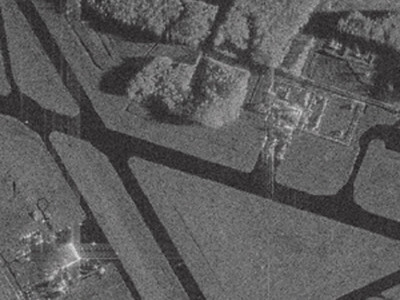
#> input picture Task4/sar_1.jpg, 400 x 300 px, found by its file name
$ jupyter execute IP_practice_2_KulikovDA.ipynb
#> lines starting #> are read from the running program, lines starting #| are printed output that depends on the picture
[cell 1]
import numpy as np
import cv2
import matplotlib.pyplot as plt
from skimage.metrics import peak_signal_noise_ratio as psnr, mean_squared_error

# Функция добавления шумов
def add_gaussian_noise(image, mean=0, stddev=50):
#> called with mean = 0, stddev = 50
    noise = np.random.normal(mean, stddev, image.shape).astype(np.uint8)
    return cv2.add(image, noise)
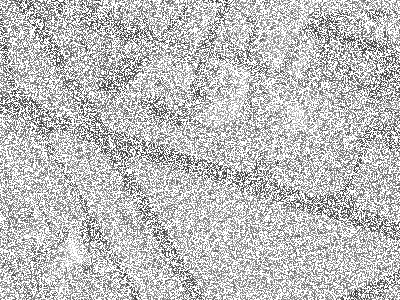
#> returned value: shape (300, 400); min 30, max 255, mean 190.5

def add_constant_noise(image, value=30):
#> called with value = 30
    noise = np.ones(image.shape, np.uint8) * value
    return cv2.add(image, noise)
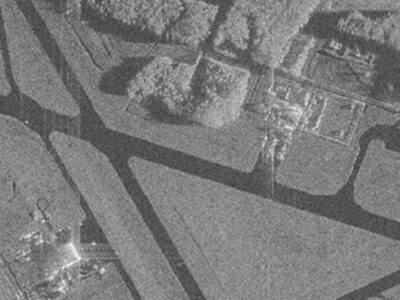
#> returned value: shape (300, 400); min 58, max 255, mean 121.8

# Фильтры с разными параметрами
def apply_filters(image):
    filters = {
        "median": cv2.medianBlur(image, 3),
        "gaussian": cv2.GaussianBlur(image, (5, 5), 0),
        "bilateral": cv2.bilateralFilter(image, 9, 75, 75),
        "nlm": cv2.fastNlMeansDenoising(image, h=20),
    }
    return filters

# Оценка качества фильтрации
def evaluate_filters(original, noisy, filters):
    results = {}
    for name, filtered in filters.items():
        results[name] = {
            "MSE": mean_squared_error(original, filtered),
            "PSNR": psnr(original, filtered)
        }
    return results

# Загрузка изображения
image = cv2.imread('sar_1.jpg', cv2.IMREAD_GRAYSCALE)

# Добавление шумов
image_gauss = add_gaussian_noise(image)
image_const = add_constant_noise(image)

# Применение фильтров
filters_gauss = apply_filters(image_gauss)
#> filters_gauss = 4 items
filters_const = apply_filters(image_const)
#> filters_const = 4 items

# Оценка качества фильтров
results_gauss = evaluate_filters(image, image_gauss, filters_gauss)
#> the loop in evaluate_filters, `for name, filtered in filters.items():` made 4 passes
#> name on passes 1 to 4: 'median', 'gaussian', 'bilateral', 'nlm'
#> results_gauss = 4 items
results_const = evaluate_filters(image, image_const, filters_const)
#> the loop in evaluate_filters (call 2), `for name, filtered in filters.items():` made 4 passes
#> results_const = 4 items

# Вывод изображений с использованием matplotlib
fig, axes = plt.subplots(3, 4, figsize=(20, 15))

axes[0, 0].imshow(image, cmap='gray')
axes[0, 0].set_title("Original")
axes[0, 0].axis('off')

axes[0, 1].imshow(image_gauss, cmap='gray')
axes[0, 1].set_title("Gaussian Noise")
axes[0, 1].axis('off')

axes[0, 2].imshow(image_const, cmap='gray')
axes[0, 2].set_title("Constant Noise")
axes[0, 2].axis('off')

# Применение фильтров и отображение результатов
best_psnr = -float('inf')  # Переменная для хранения лучшего PSNR
best_psnr_filter = ""  # Переменная для хранения названия фильтра с лучшим PSNR

for i, (key, img) in enumerate(filters_gauss.items()):
    ax = axes[1, i]
    ax.imshow(img, cmap='gray')
    ax.set_title(f"{key} (Gaussian)")
    ax.axis('off')
    mse = results_gauss[key]["MSE"]
    psnr_value = results_gauss[key]["PSNR"]
    ax.text(0.5, -0.1, f"PSNR: {psnr_value:.2f}\nMSE: {mse:.2f}", ha='center', va='top', transform=ax.transAxes)

    # Обновляем лучший PSNR
    if psnr_value > best_psnr:
        best_psnr = psnr_value
        best_psnr_filter = f"{key} (Gaussian)"
#> this loop made 4 passes
#> (key, mse, psnr_value, best_psnr, best_psnr_filter) on passes 1 to 2: ('median', 14759.9, 6.44, 6.44, 'median (Gaussian)'), ('gaussian', 10223.6, 8.03, 8.03, 'gaussian (Gaussian)')
#> (key, mse, psnr_value) on passes 3 to 4: ('bilateral', 11984.9, 7.34), ('nlm', 14214.7, 6.6)
#> after the loop, best_psnr = 8.03

for i, (key, img) in enumerate(filters_const.items()):
    ax = axes[2, i]
    ax.imshow(img, cmap='gray')
    ax.set_title(f"{key} (Constant)")
    ax.axis('off')
    mse = results_const[key]["MSE"]
    psnr_value = results_const[key]["PSNR"]
    ax.text(0.5, -0.1, f"PSNR: {psnr_value:.2f}\nMSE: {mse:.2f}", ha='center', va='top', transform=ax.transAxes)

    # Обновляем лучший PSNR
    if psnr_value > best_psnr:
        best_psnr = psnr_value
        best_psnr_filter = f"{key} (Constant)"
#> this loop made 4 passes
#> (key, mse, psnr_value, best_psnr, best_psnr_filter) on pass 1: ('median', 925.5, 18.47, 18.47, 'median (Constant)')
#> (key, mse, psnr_value) on passes 2 to 4: ('gaussian', 941.6, 18.39), ('bilateral', 1005.4, 18.11), ('nlm', 995.5, 18.15)
#> after the loop, best_psnr = 18.47

# Выводим лучший PSNR в конце
print(f"Best PSNR: {best_psnr:.2f} achieved by {best_psnr_filter}")
#| Best PSNR: 18.47 achieved by median (Constant)

plt.tight_layout()
plt.show()
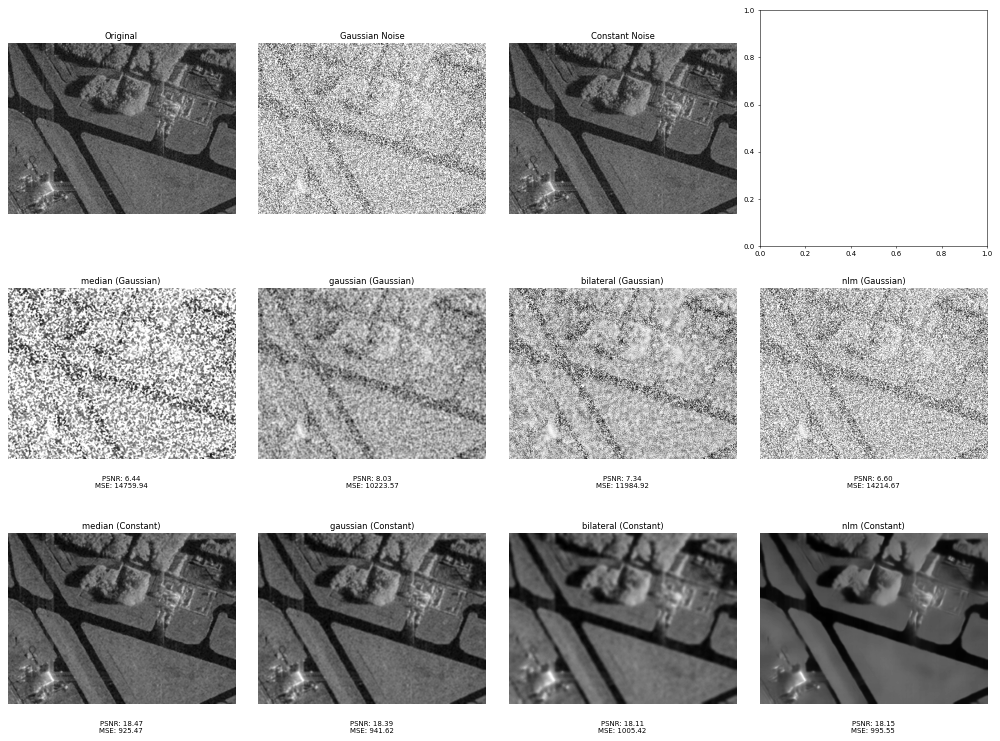
#> figure drawn by matplotlib, 11 panels
